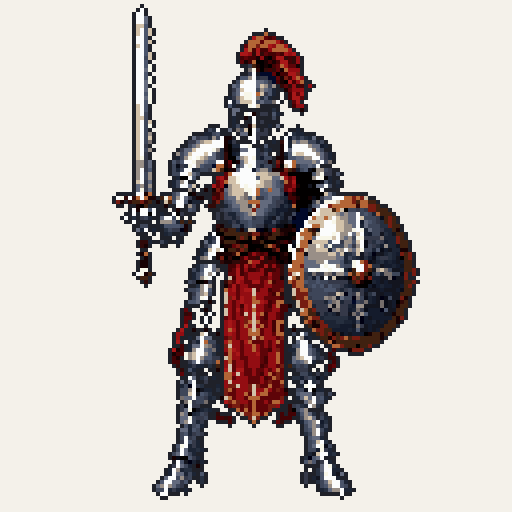
#> input picture docs/assets/knight_idle.gif, 512 x 512 px
$ python knight-anim.py ../docs/assets/knight_idle.gif ../docs/assets/knight_walk.gif
#> lines starting #> are read from the running program, lines starting #| are printed output that depends on the picture
#!/usr/bin/env python3
"""Puppet the pixelpipe-cleaned knight into idle + walk GIFs — deterministic, no re-rolling.

Usage: python3 knight-anim.py <clean.png> <out_dir>

Layers are cut from the single cleaned sprite (plume / upper body / legs) and offset
per frame: breathing bob + plume sway for idle, march bob + plume trail for walk.
Also writes a spritesheet (knight_sheet.png + Aseprite-style knight_sheet.json).
"""
import json
import os
import sys
from collections import deque

from PIL import Image

SCALE = 4
BG = (244, 241, 234)


def strip_bg(im):
    """Flood-fill the baked navy background to transparency from the edges only,
    so navy-dark armor shading inside the silhouette survives."""
    im = im.convert("RGBA")
    px = im.load()
    w, h = im.size

    corner = px[0, 0]

    def is_bg(c):
        return c[3] > 0 and sum(abs(c[i] - corner[i]) for i in range(3)) < 60

    seen = set()
    q = deque((x, y) for x in range(w) for y in (0, h - 1) if is_bg(px[x, y]))
    q.extend((x, y) for y in range(h) for x in (0, w - 1) if is_bg(px[x, y]))
    while q:
        x, y = q.popleft()
        if (x, y) in seen or not (0 <= x < w and 0 <= y < h) or not is_bg(px[x, y]):
            continue
        seen.add((x, y))
        px[x, y] = (0, 0, 0, 0)
        q.extend(((x + 1, y), (x - 1, y), (x, y + 1), (x, y - 1)))
    return im


def outline(im, color=(31, 33, 41, 255)):
    """1px dark outline so the sprite reads on light backgrounds."""
    im = im.copy()
    px = im.load()
    w, h = im.size
    edge = [(x, y) for y in range(h) for x in range(w)
            if px[x, y][3] == 0 and any(
                0 <= x + dx < w and 0 <= y + dy < h and px[x + dx, y + dy][3] > 0
                for dx, dy in ((1, 0), (-1, 0), (0, 1), (0, -1)))]
    for x, y in edge:
        px[x, y] = color
    return im


def cut(im, box):
    layer = Image.new("RGBA", im.size, (0, 0, 0, 0))
    layer.paste(im.crop(box), box[:2])
    return layer


def split_layers(im):
    """plume: red pixels in the top third; legs: bottom band; body: everything else."""
    w, h = im.size
    px = im.load()
    plume = Image.new("RGBA", im.size, (0, 0, 0, 0))
    ppx = plume.load()
    body = im.copy()
    bpx = body.load()
    for y in range(h // 3):
        for x in range(w):
            r, g, b, a = px[x, y]
            if a and r > 110 and r > g * 1.8 and r > b * 1.8:
                ppx[x, y] = px[x, y]
                bpx[x, y] = (0, 0, 0, 0)
    waist = int(h * 0.83)  # ankle line: below the tabard hem and the shield
    lpx = body.load()
    xs = [x for y in range(waist, h) for x in range(w) if lpx[x, y][3]]
    mid = (min(xs) + max(xs)) // 2

    def is_cloth(c):
        r, g, b, a = c
        return a and r > 90 and r > g * 1.5 and r > b * 1.5

    leg_l = Image.new("RGBA", im.size, (0, 0, 0, 0))
    leg_r = Image.new("RGBA", im.size, (0, 0, 0, 0))
    upper = body.copy()
    ll, rr, up = leg_l.load(), leg_r.load(), upper.load()
    for y in range(waist, h):
        for x in range(w):
            c = lpx[x, y]
            if c[3] and not is_cloth(c):
                (ll if x < mid else rr)[x, y] = c
                up[x, y] = (0, 0, 0, 0)
    return plume, upper, leg_l, leg_r


def compose(size, parts):
    """parts: list of (layer, (dx, dy))."""
    out = Image.new("RGBA", size, (0, 0, 0, 0))
    for layer, (dx, dy) in parts:
        out.paste(layer, (dx, dy), layer)
    return out

def frame_to_gif(frames, path, durations):
    big = []
    for f in frames:
        bg = Image.new("RGBA", f.size, BG + (255,))
        bg.alpha_composite(f)
        big.append(bg.convert("RGB").resize(
            (f.width * SCALE, f.height * SCALE), Image.NEAREST))
    big[0].save(path, save_all=True, append_images=big[1:], loop=0,
                duration=durations, disposal=1)
    print("gif ->", path)


def spritesheet(frames, durations, out_png, out_json):
    n = len(frames)
    w, h = frames[0].size
    sheet = Image.new("RGBA", (n * (w + 1) + 1, h + 2), (0, 0, 0, 0))
    meta = []
    for i, f in enumerate(frames):
        x = 1 + i * (w + 1)
        sheet.paste(f, (x, 1))
        meta.append({
            "filename": "frame_%d" % i,
            "frame": {"x": x, "y": 1, "w": w, "h": h},
            "rotated": False, "trimmed": False,
            "spriteSourceSize": {"x": 0, "y": 0, "w": w, "h": h},
            "sourceSize": {"w": w, "h": h},
            "duration": durations[i],
        })
    sheet.save(out_png)
    with open(out_json, "w") as fp:
        json.dump({"frames": meta, "meta": {"size": {"w": sheet.width, "h": sheet.height},
                                            "scale": 1}}, fp, indent=1)
    print("sheet ->", out_png)


def main():
    src, out_dir = sys.argv[1], sys.argv[2]
    os.makedirs(out_dir, exist_ok=True)
    im = outline(strip_bg(Image.open(src)))
#> in strip_bg, `corner = px[0, 0]`: corner = (244, 241, 234, 255)
#> the loop in strip_bg, `while q:` made 751744 passes
#> (x, y) on passes 1 to 3: (0, 0), (0, 511), (1, 0)
#> after the loop in strip_bg, `while q:`: seen = 187424 items
#> in outline, `edge = [(x, y) for y in range(h) for x in range(w) if px[x, y][3] == 0..`: edge = 2921 pairs, first value 111 to 420, second value 3 to 500
#> the loop in outline, `for x, y in edge:` made 2921 passes
#> (x, y) on passes 1 to 3: (140, 3), (141, 3), (142, 3)
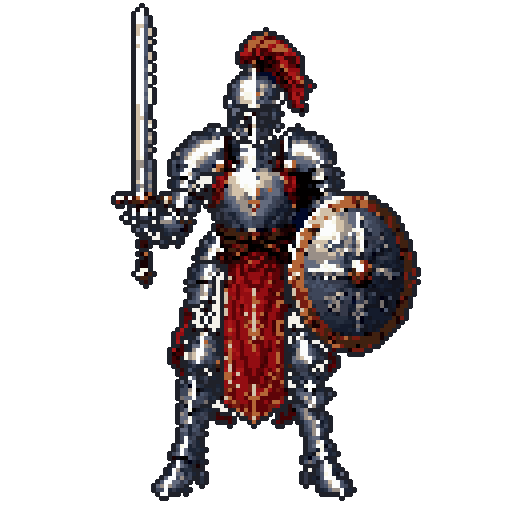
#> im: PIL image 512x512 RGBA; mean R, G, B, A 27.1, 21.3, 22.2, 75.5; transparent parts drawn white
    plume, upper, leg_l, leg_r = split_layers(im)
#> in split_layers, `plume = Image.new("RGBA", im.size, (0, 0, 0, 0))`: plume: PIL image 512x512 RGBA; every value is 0
#> in split_layers, `xs = [x for y in range(waist, h) for x in range(w) if lpx[x, y][3]]`: xs = 5902 values, max 356 at index 5251, min 151 at index 4784, mean 253.2
#> in split_layers, `mid = (min(xs) + max(xs)) // 2`: mid = 253
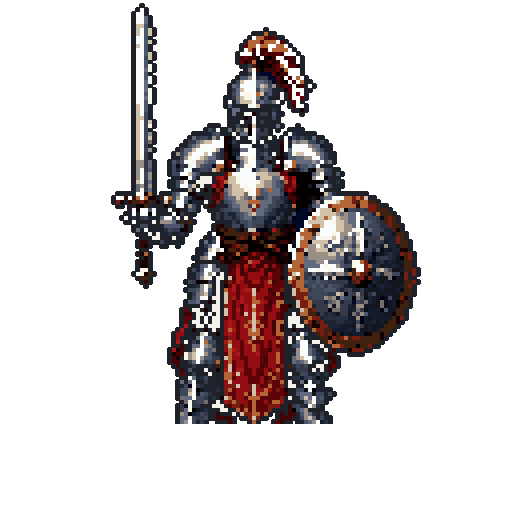
#> upper: PIL image 512x512 RGBA; mean R, G, B, A 25, 19.6, 20.2, 69; transparent parts drawn white

    # idle: breathing bob on the upper body, plume sways with it
    idle_specs = [((0, 0), (0, 0)), ((1, 0), (0, 1)), ((1, 1), (0, 1)), ((0, 0), (0, 0))]
    idle = [compose(im.size, [(leg_l, (0, 0)), (leg_r, (0, 0)), (upper, u), (plume, p)])
            for p, u in idle_specs]
#> the loop in compose (call 2), `for layer, (dx, dy) in parts:` made 4 passes
    frame_to_gif(idle, os.path.join(out_dir, "knight_idle.gif"), [320] * 4)
#> the loop in frame_to_gif, `for f in frames:` made 4 passes
#> in frame_to_gif, `big[0].save(path, save_all=True, append_images=big[1:], loop=0, durati..`:
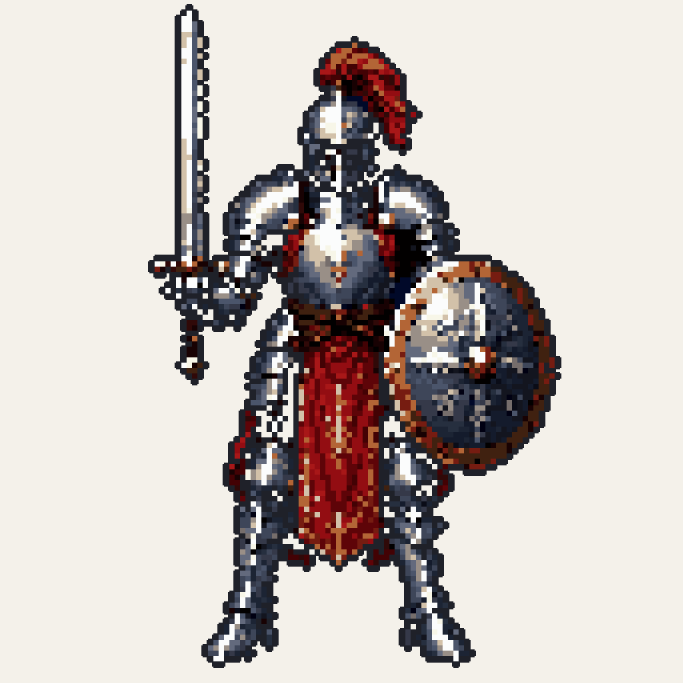
#> saved as knight_idle.gif: PIL image 2048x2048 RGB (shown at 1/3 size); mean R, G, B 198.8, 190.9, 186.9

    # walk: march-in-place — legs lift alternately (knee raise), torso bobs and
    # sways toward the planted leg, plume trails a step behind the bob
    #            f0    f1    f2    f3    f4    f5
    ll_y = [0, -2, -4, -1, 0, 0]        # left boot lift
    rr_y = [0, 0, 0, -1, -4, -2]        # right boot lift (opposite phase)
    bob = [0, -1, -2, -1, -2, -1]       # torso, lands on contact frames
    sway = [0, 1, 1, 0, -1, -1]         # lean over the planted leg
    trail = [0, -1, -2, -1, -2, -1]     # plume drag
    walk = [compose(im.size, [(leg_l, (0, ll_y[i])), (leg_r, (0, rr_y[i])),
                              (upper, (sway[i], bob[i])),
                              (plume, (sway[i] + trail[i], bob[i]))])
            for i in range(6)]
#> the loop in compose (call 7), `for layer, (dx, dy) in parts:` made 4 passes
#> (dx, dy) on passes 1 to 4: (0, -4), (0, 0), (1, -2), (-1, -2)
#> after the loop in compose (call 7), `for layer, (dx, dy) in parts:`:
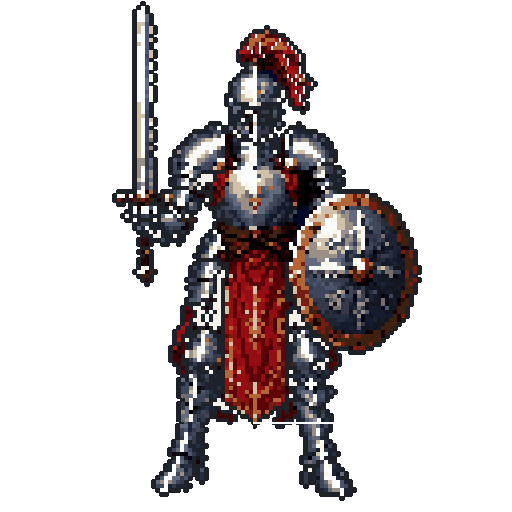
#> out: PIL image 512x512 RGBA; mean R, G, B, A 27, 21.3, 22.2, 75.2; transparent parts drawn white
#> the loop in compose (call 8), `for layer, (dx, dy) in parts:` made 4 passes
#> dx on passes 1 to 4: 0, 0, 0, -1
#> after the loop in compose (call 8), `for layer, (dx, dy) in parts:`:
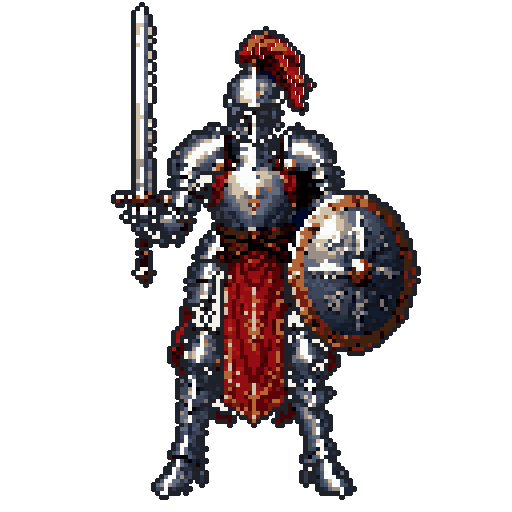
#> out: PIL image 512x512 RGBA; mean R, G, B, A 27, 21.3, 22.2, 75.4; transparent parts drawn white
#> the loop in compose (call 9), `for layer, (dx, dy) in parts:` made 4 passes
#> after the loop in compose (call 9), `for layer, (dx, dy) in parts:`:
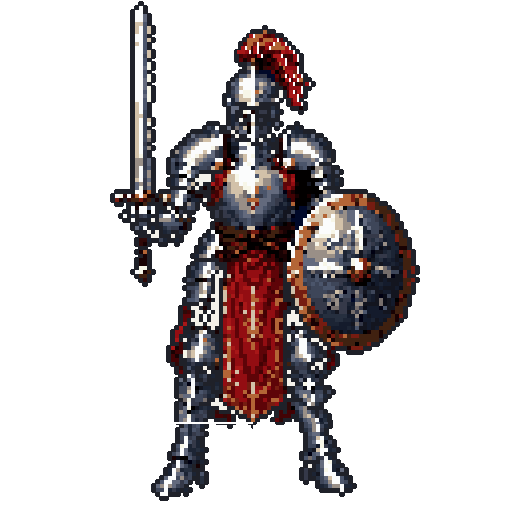
#> out: PIL image 512x512 RGBA; mean R, G, B, A 27, 21.3, 22.2, 75.1; transparent parts drawn white
    frame_to_gif(walk, os.path.join(out_dir, "knight_walk.gif"), [110] * 6)
#> the loop in frame_to_gif (call 2), `for f in frames:` made 6 passes
    spritesheet(walk, [110] * 6, os.path.join(out_dir, "knight_sheet.png"),
                os.path.join(out_dir, "knight_sheet.json"))
#> in spritesheet, `sheet = Image.new("RGBA", (n * (w + 1) + 1, h + 2), (0, 0, 0, 0))`: sheet: PIL image 3079x514 RGBA; every value is 0
#> the loop in spritesheet, `for i, f in enumerate(frames):` made 6 passes
#> after the loop in spritesheet, `for i, f in enumerate(frames):`:
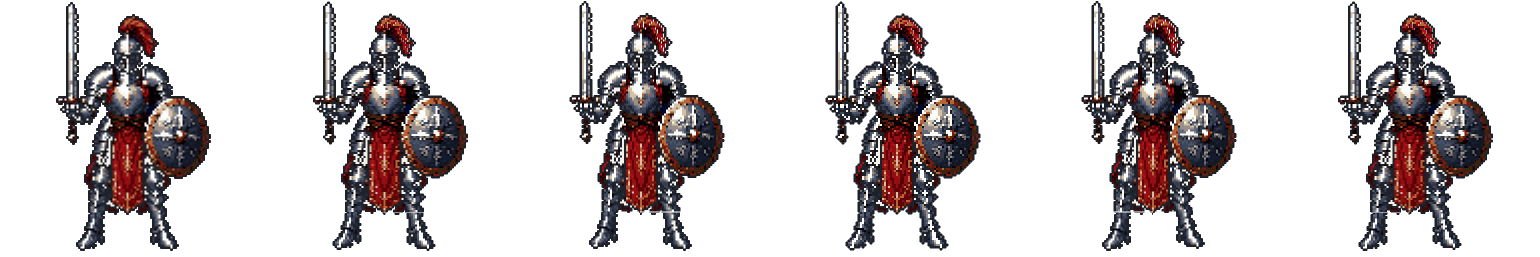
#> sheet: PIL image 3079x514 RGBA (shown at 1/2 size); mean R, G, B, A 26.9, 21.2, 22, 74.9; transparent parts drawn white

    im.save(os.path.join(out_dir, "knight.png"))
    print("sprite ->", os.path.join(out_dir, "knight.png"))


if __name__ == "__main__":
    main()
